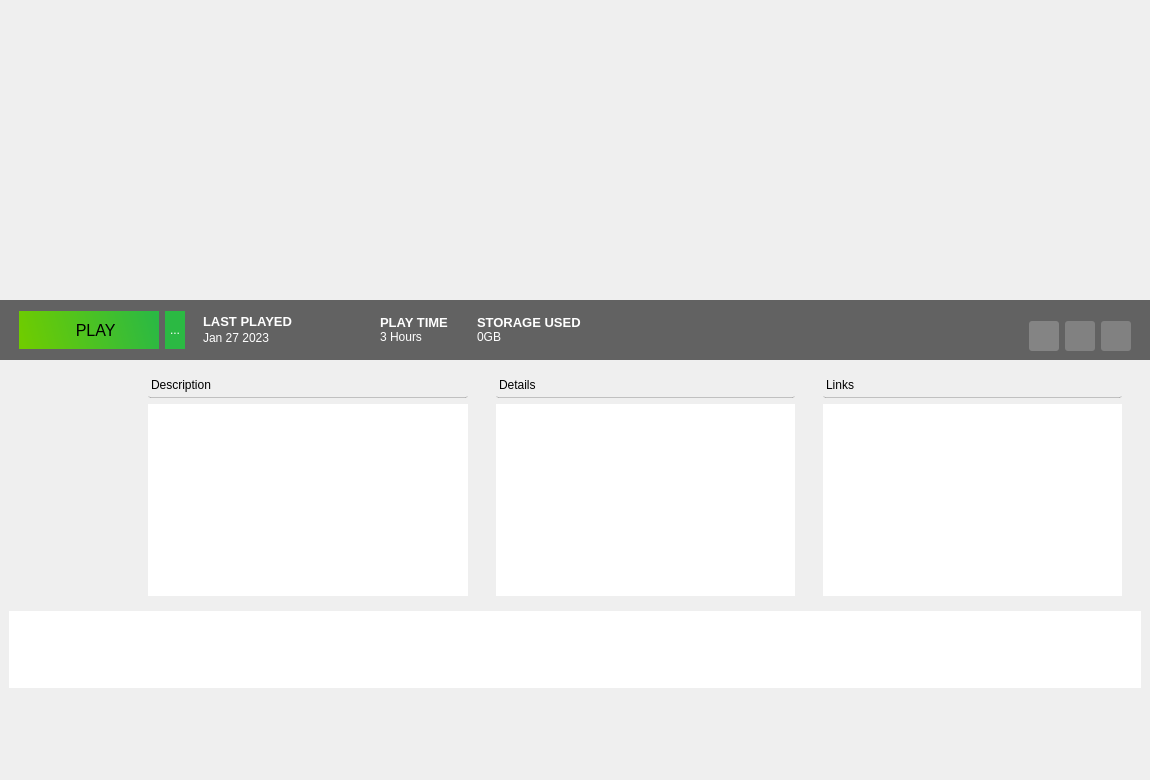
<?xml version="1.0" encoding="UTF-8"?>
<ui version="4.0">
 <class>GameWidget</class>
 <widget class="QWidget" name="GameWidget">
  <property name="geometry">
   <rect>
    <x>0</x>
    <y>0</y>
    <width>1150</width>
    <height>780</height>
   </rect>
  </property>
  <property name="windowTitle">
   <string>Form</string>
  </property>
  <layout class="QGridLayout" name="gridLayout_2">
   <property name="leftMargin">
    <number>0</number>
   </property>
   <property name="topMargin">
    <number>0</number>
   </property>
   <property name="rightMargin">
    <number>0</number>
   </property>
   <property name="bottomMargin">
    <number>0</number>
   </property>
   <property name="spacing">
    <number>0</number>
   </property>
   <item row="0" column="0">
    <widget class="QFrame" name="bannerFrame">
     <layout class="QGridLayout" name="gridLayout">
      <property name="sizeConstraint">
       <enum>QLayout::SetNoConstraint</enum>
      </property>
      <property name="leftMargin">
       <number>0</number>
      </property>
      <property name="topMargin">
       <number>0</number>
      </property>
      <property name="rightMargin">
       <number>0</number>
      </property>
      <property name="bottomMargin">
       <number>0</number>
      </property>
      <property name="spacing">
       <number>0</number>
      </property>
      <item row="0" column="0">
       <spacer name="horizontalSpacer_8">
        <property name="orientation">
         <enum>Qt::Horizontal</enum>
        </property>
        <property name="sizeHint" stdset="0">
         <size>
          <width>1118</width>
          <height>20</height>
         </size>
        </property>
       </spacer>
      </item>
      <item row="1" column="0" colspan="2">
       <widget class="QFrame" name="frame">
        <property name="minimumSize">
         <size>
          <width>0</width>
          <height>60</height>
         </size>
        </property>
        <property name="maximumSize">
         <size>
          <width>16777215</width>
          <height>100</height>
         </size>
        </property>
        <property name="styleSheet">
         <string notr="true">background-color:rgba(0, 0, 0, 150);
border:none;</string>
        </property>
        <property name="frameShape">
         <enum>QFrame::NoFrame</enum>
        </property>
        <property name="frameShadow">
         <enum>QFrame::Plain</enum>
        </property>
        <layout class="QGridLayout" name="gridLayout_6">
         <item row="0" column="3" rowspan="2">
          <spacer name="horizontalSpacer_22">
           <property name="orientation">
            <enum>Qt::Horizontal</enum>
           </property>
           <property name="sizeType">
            <enum>QSizePolicy::Fixed</enum>
           </property>
           <property name="sizeHint" stdset="0">
            <size>
             <width>10</width>
             <height>20</height>
            </size>
           </property>
          </spacer>
         </item>
         <item row="0" column="2" rowspan="2">
          <widget class="QToolButton" name="tbSelectVersion">
           <property name="minimumSize">
            <size>
             <width>20</width>
             <height>38</height>
            </size>
           </property>
           <property name="styleSheet">
            <string notr="true">background-color: rgba(43, 185, 67, 255);
border-radius:none;
color: rgb(255, 255, 255);</string>
           </property>
           <property name="text">
            <string>...</string>
           </property>
           <property name="icon">
            <iconset resource="../../../resources.qrc">
             <normaloff>:/images/assets/dropdownicon.svg</normaloff>:/images/assets/dropdownicon.svg</iconset>
           </property>
           <property name="iconSize">
            <size>
             <width>16</width>
             <height>12</height>
            </size>
           </property>
          </widget>
         </item>
         <item row="0" column="7" rowspan="2">
          <spacer name="horizontalSpacer_16">
           <property name="orientation">
            <enum>Qt::Horizontal</enum>
           </property>
           <property name="sizeType">
            <enum>QSizePolicy::Fixed</enum>
           </property>
           <property name="sizeHint" stdset="0">
            <size>
             <width>5</width>
             <height>20</height>
            </size>
           </property>
          </spacer>
         </item>
         <item row="0" column="9" rowspan="2">
          <spacer name="horizontalSpacer_7">
           <property name="orientation">
            <enum>Qt::Horizontal</enum>
           </property>
           <property name="sizeHint" stdset="0">
            <size>
             <width>392</width>
             <height>36</height>
            </size>
           </property>
          </spacer>
         </item>
         <item row="0" column="6" rowspan="2">
          <widget class="QWidget" name="Playtime" native="true">
           <property name="sizePolicy">
            <sizepolicy hsizetype="Fixed" vsizetype="Fixed">
             <horstretch>0</horstretch>
             <verstretch>0</verstretch>
            </sizepolicy>
           </property>
           <property name="minimumSize">
            <size>
             <width>100</width>
             <height>0</height>
            </size>
           </property>
           <property name="styleSheet">
            <string notr="true">background:none;</string>
           </property>
           <layout class="QGridLayout" name="gridLayout_3">
            <property name="leftMargin">
             <number>0</number>
            </property>
            <property name="topMargin">
             <number>0</number>
            </property>
            <property name="rightMargin">
             <number>0</number>
            </property>
            <property name="bottomMargin">
             <number>0</number>
            </property>
            <property name="spacing">
             <number>0</number>
            </property>
            <item row="1" column="0">
             <widget class="QLabel" name="lbTotalPlaytime">
              <property name="minimumSize">
               <size>
                <width>70</width>
                <height>0</height>
               </size>
              </property>
              <property name="styleSheet">
               <string notr="true">background-color:none;color: rgb(255, 255, 255);</string>
              </property>
              <property name="text">
               <string>3 Hours</string>
              </property>
             </widget>
            </item>
            <item row="0" column="0">
             <widget class="QLabel" name="label">
              <property name="sizePolicy">
               <sizepolicy hsizetype="Fixed" vsizetype="Fixed">
                <horstretch>0</horstretch>
                <verstretch>0</verstretch>
               </sizepolicy>
              </property>
              <property name="minimumSize">
               <size>
                <width>72</width>
                <height>0</height>
               </size>
              </property>
              <property name="font">
               <font>
                <pointsize>10</pointsize>
                <bold>true</bold>
               </font>
              </property>
              <property name="styleSheet">
               <string notr="true">color: rgb(255, 255, 255);</string>
              </property>
              <property name="text">
               <string>PLAY TIME</string>
              </property>
             </widget>
            </item>
           </layout>
          </widget>
         </item>
         <item row="0" column="14" rowspan="2">
          <spacer name="horizontalSpacer_17">
           <property name="orientation">
            <enum>Qt::Horizontal</enum>
           </property>
           <property name="sizeType">
            <enum>QSizePolicy::Fixed</enum>
           </property>
           <property name="sizeHint" stdset="0">
            <size>
             <width>10</width>
             <height>20</height>
            </size>
           </property>
          </spacer>
         </item>
         <item row="1" column="12">
          <widget class="QPushButton" name="btnInfo">
           <property name="minimumSize">
            <size>
             <width>30</width>
             <height>30</height>
            </size>
           </property>
           <property name="maximumSize">
            <size>
             <width>30</width>
             <height>30</height>
            </size>
           </property>
           <property name="styleSheet">
            <string notr="true">background: rgba( 255, 255, 255, 50 );
border-radius:3px;</string>
           </property>
           <property name="text">
            <string/>
           </property>
           <property name="icon">
            <iconset resource="../../../resources.qrc">
             <normaloff>:/images/assets/info.svg</normaloff>:/images/assets/info.svg</iconset>
           </property>
           <property name="iconSize">
            <size>
             <width>24</width>
             <height>24</height>
            </size>
           </property>
          </widget>
         </item>
         <item row="0" column="1" rowspan="2">
          <widget class="QToolButton" name="btnPlay">
           <property name="minimumSize">
            <size>
             <width>140</width>
             <height>38</height>
            </size>
           </property>
           <property name="font">
            <font>
             <pointsize>12</pointsize>
            </font>
           </property>
           <property name="layoutDirection">
            <enum>Qt::LeftToRight</enum>
           </property>
           <property name="styleSheet">
            <string notr="true">background-color: qlineargradient(spread:pad, x1:1, y1:0.46, x2:0, y2:0.539636, stop:0 rgba(43, 185, 67, 255), stop:1 rgba(111, 204, 0, 255));
border-radius:none;</string>
           </property>
           <property name="text">
            <string>   PLAY</string>
           </property>
           <property name="icon">
            <iconset resource="../../../resources.qrc">
             <normaloff>:/images/assets/play_normal.svg</normaloff>:/images/assets/play_normal.svg</iconset>
           </property>
           <property name="iconSize">
            <size>
             <width>75</width>
             <height>30</height>
            </size>
           </property>
           <property name="toolButtonStyle">
            <enum>Qt::ToolButtonIconOnly</enum>
           </property>
           <property name="autoRaise">
            <bool>false</bool>
           </property>
           <property name="arrowType">
            <enum>Qt::NoArrow</enum>
           </property>
          </widget>
         </item>
         <item row="0" column="5" rowspan="2">
          <spacer name="horizontalSpacer_14">
           <property name="orientation">
            <enum>Qt::Horizontal</enum>
           </property>
           <property name="sizeType">
            <enum>QSizePolicy::Fixed</enum>
           </property>
           <property name="sizeHint" stdset="0">
            <size>
             <width>5</width>
             <height>20</height>
            </size>
           </property>
          </spacer>
         </item>
         <item row="0" column="0" rowspan="2">
          <spacer name="horizontalSpacer_15">
           <property name="orientation">
            <enum>Qt::Horizontal</enum>
           </property>
           <property name="sizeType">
            <enum>QSizePolicy::Fixed</enum>
           </property>
           <property name="sizeHint" stdset="0">
            <size>
             <width>10</width>
             <height>20</height>
            </size>
           </property>
          </spacer>
         </item>
         <item row="0" column="4" rowspan="2">
          <widget class="QWidget" name="LastPlayed" native="true">
           <property name="sizePolicy">
            <sizepolicy hsizetype="Fixed" vsizetype="Fixed">
             <horstretch>0</horstretch>
             <verstretch>0</verstretch>
            </sizepolicy>
           </property>
           <property name="minimumSize">
            <size>
             <width>130</width>
             <height>0</height>
            </size>
           </property>
           <property name="styleSheet">
            <string notr="true">background:none;</string>
           </property>
           <layout class="QGridLayout" name="gridLayout_11">
            <property name="leftMargin">
             <number>2</number>
            </property>
            <property name="topMargin">
             <number>2</number>
            </property>
            <property name="rightMargin">
             <number>2</number>
            </property>
            <property name="bottomMargin">
             <number>2</number>
            </property>
            <property name="spacing">
             <number>2</number>
            </property>
            <item row="1" column="0">
             <widget class="QLabel" name="lbLastPlayed">
              <property name="minimumSize">
               <size>
                <width>150</width>
                <height>0</height>
               </size>
              </property>
              <property name="styleSheet">
               <string notr="true">background-color:none;color: rgb(255, 255, 255);</string>
              </property>
              <property name="text">
               <string>Jan 27 2023</string>
              </property>
             </widget>
            </item>
            <item row="0" column="0">
             <widget class="QLabel" name="label_16">
              <property name="sizePolicy">
               <sizepolicy hsizetype="Fixed" vsizetype="Fixed">
                <horstretch>0</horstretch>
                <verstretch>0</verstretch>
               </sizepolicy>
              </property>
              <property name="font">
               <font>
                <pointsize>10</pointsize>
                <bold>true</bold>
               </font>
              </property>
              <property name="styleSheet">
               <string notr="true">color: rgb(255, 255, 255);</string>
              </property>
              <property name="text">
               <string>LAST PLAYED</string>
              </property>
             </widget>
            </item>
           </layout>
          </widget>
         </item>
         <item row="0" column="8" rowspan="2">
          <widget class="QWidget" name="StorageUsed" native="true">
           <property name="sizePolicy">
            <sizepolicy hsizetype="Fixed" vsizetype="Fixed">
             <horstretch>0</horstretch>
             <verstretch>0</verstretch>
            </sizepolicy>
           </property>
           <property name="minimumSize">
            <size>
             <width>100</width>
             <height>0</height>
            </size>
           </property>
           <property name="styleSheet">
            <string notr="true">background:none;</string>
           </property>
           <layout class="QGridLayout" name="gridLayout_4">
            <property name="leftMargin">
             <number>0</number>
            </property>
            <property name="topMargin">
             <number>0</number>
            </property>
            <property name="rightMargin">
             <number>0</number>
            </property>
            <property name="bottomMargin">
             <number>0</number>
            </property>
            <property name="spacing">
             <number>0</number>
            </property>
            <item row="1" column="0">
             <widget class="QLabel" name="lbStorageUsed">
              <property name="minimumSize">
               <size>
                <width>90</width>
                <height>0</height>
               </size>
              </property>
              <property name="styleSheet">
               <string notr="true">background-color:none;color: rgb(255, 255, 255);</string>
              </property>
              <property name="text">
               <string>0GB</string>
              </property>
             </widget>
            </item>
            <item row="0" column="0">
             <widget class="QLabel" name="label_2">
              <property name="sizePolicy">
               <sizepolicy hsizetype="Fixed" vsizetype="Fixed">
                <horstretch>0</horstretch>
                <verstretch>0</verstretch>
               </sizepolicy>
              </property>
              <property name="minimumSize">
               <size>
                <width>100</width>
                <height>0</height>
               </size>
              </property>
              <property name="font">
               <font>
                <pointsize>10</pointsize>
                <bold>true</bold>
               </font>
              </property>
              <property name="styleSheet">
               <string notr="true">color: rgb(255, 255, 255);</string>
              </property>
              <property name="text">
               <string>STORAGE USED</string>
              </property>
             </widget>
            </item>
           </layout>
          </widget>
         </item>
         <item row="1" column="11">
          <widget class="QPushButton" name="btnManageRecord">
           <property name="minimumSize">
            <size>
             <width>30</width>
             <height>30</height>
            </size>
           </property>
           <property name="maximumSize">
            <size>
             <width>30</width>
             <height>30</height>
            </size>
           </property>
           <property name="styleSheet">
            <string notr="true">background: rgba( 255, 255, 255, 55);
             border-radius:3px;
            </string>
           </property>
           <property name="text">
            <string/>
           </property>
           <property name="icon">
            <iconset resource="../../../resources.qrc">
             <normaloff>:/images/assets/settings.svg</normaloff>:/images/assets/settings.svg</iconset>
           </property>
           <property name="iconSize">
            <size>
             <width>20</width>
             <height>20</height>
            </size>
           </property>
          </widget>
         </item>
         <item row="1" column="13">
          <widget class="QPushButton" name="btnFavorite">
           <property name="minimumSize">
            <size>
             <width>30</width>
             <height>30</height>
            </size>
           </property>
           <property name="maximumSize">
            <size>
             <width>30</width>
             <height>30</height>
            </size>
           </property>
           <property name="styleSheet">
            <string notr="true">background: rgba( 255, 255, 255, 50 );
             border-radius:3px;
            </string>
           </property>
           <property name="text">
            <string/>
           </property>
           <property name="icon">
            <iconset resource="../../../resources.qrc">
             <normaloff>:/images/assets/rating_icon.svg</normaloff>:/images/assets/rating_icon.svg</iconset>
           </property>
          </widget>
         </item>
        </layout>
       </widget>
      </item>
      <item row="0" column="1">
       <spacer name="verticalSpacer_4">
        <property name="orientation">
         <enum>Qt::Vertical</enum>
        </property>
        <property name="sizeType">
         <enum>QSizePolicy::Fixed</enum>
        </property>
        <property name="sizeHint" stdset="0">
         <size>
          <width>20</width>
          <height>300</height>
         </size>
        </property>
       </spacer>
      </item>
      <item row="3" column="0">
       <widget class="QWidget" name="widget" native="true"/>
      </item>
      <item row="2" column="0" colspan="2">
       <widget class="QFrame" name="bannerDetailFrame">
        <property name="sizePolicy">
         <sizepolicy hsizetype="Expanding" vsizetype="Expanding">
          <horstretch>0</horstretch>
          <verstretch>0</verstretch>
         </sizepolicy>
        </property>
        <property name="styleSheet">
         <string notr="true"/>
        </property>
        <layout class="QGridLayout" name="gridLayout_12">
         <item row="0" column="0" colspan="2">
          <widget class="QWidget" name="InfoPanel" native="true">
           <property name="sizePolicy">
            <sizepolicy hsizetype="MinimumExpanding" vsizetype="MinimumExpanding">
             <horstretch>0</horstretch>
             <verstretch>0</verstretch>
            </sizepolicy>
           </property>
           <property name="styleSheet">
            <string notr="true">border-radius: 2px;</string>
           </property>
           <layout class="QGridLayout" name="gridLayout_8">
            <property name="leftMargin">
             <number>0</number>
            </property>
            <property name="topMargin">
             <number>0</number>
            </property>
            <property name="rightMargin">
             <number>0</number>
            </property>
            <property name="bottomMargin">
             <number>0</number>
            </property>
            <property name="spacing">
             <number>0</number>
            </property>
            <item row="0" column="0">
             <layout class="QGridLayout" name="detailView">
              <item row="4" column="7">
               <widget class="QWidget" name="Links" native="true">
                <property name="minimumSize">
                 <size>
                  <width>0</width>
                  <height>100</height>
                 </size>
                </property>
                <property name="styleSheet">
                 <string notr="true"/>
                </property>
                <layout class="QGridLayout" name="gridLayout_13">
                 <item row="0" column="0">
                  <widget class="QLabel" name="label_5">
                   <property name="styleSheet">
                    <string notr="true">background:none;
border-style: outset;
border-width: 1px;
border-color: rgba(120, 120, 120, 100);
border-top:none;
border-right: none;
border-left:none;
padding-bottom:5px;</string>
                   </property>
                   <property name="text">
                    <string>Links</string>
                   </property>
                  </widget>
                 </item>
                 <item row="1" column="0">
                  <widget class="QTextEdit" name="teLinks">
                   <property name="styleSheet">
                    <string notr="true"/>
                   </property>
                   <property name="readOnly">
                    <bool>true</bool>
                   </property>
                  </widget>
                 </item>
                </layout>
               </widget>
              </item>
              <item row="4" column="4">
               <spacer name="horizontalSpacer_18">
                <property name="orientation">
                 <enum>Qt::Horizontal</enum>
                </property>
                <property name="sizeType">
                 <enum>QSizePolicy::Fixed</enum>
                </property>
                <property name="sizeHint" stdset="0">
                 <size>
                  <width>10</width>
                  <height>20</height>
                 </size>
                </property>
               </spacer>
              </item>
              <item row="4" column="5">
               <widget class="QWidget" name="Info" native="true">
                <property name="minimumSize">
                 <size>
                  <width>0</width>
                  <height>100</height>
                 </size>
                </property>
                <property name="styleSheet">
                 <string notr="true"/>
                </property>
                <layout class="QGridLayout" name="gridLayout_9">
                 <property name="leftMargin">
                  <number>9</number>
                 </property>
                 <property name="topMargin">
                  <number>9</number>
                 </property>
                 <property name="rightMargin">
                  <number>9</number>
                 </property>
                 <property name="bottomMargin">
                  <number>9</number>
                 </property>
                 <property name="spacing">
                  <number>6</number>
                 </property>
                 <item row="0" column="0">
                  <widget class="QLabel" name="label_10">
                   <property name="styleSheet">
                    <string notr="true">background:none;
border-style: outset;
border-width: 1px;
border-color: rgba(120, 120, 120, 100);
border-top:none;
border-right: none;
border-left:none;
padding-bottom:5px;
</string>
                   </property>
                   <property name="text">
                    <string>Details</string>
                   </property>
                  </widget>
                 </item>
                 <item row="1" column="0">
                  <widget class="QTextEdit" name="teDetails">
                   <property name="styleSheet">
                    <string notr="true"/>
                   </property>
                   <property name="readOnly">
                    <bool>true</bool>
                   </property>
                  </widget>
                 </item>
                </layout>
               </widget>
              </item>
              <item row="4" column="0">
               <spacer name="horizontalSpacer_20">
                <property name="orientation">
                 <enum>Qt::Horizontal</enum>
                </property>
                <property name="sizeType">
                 <enum>QSizePolicy::Fixed</enum>
                </property>
                <property name="sizeHint" stdset="0">
                 <size>
                  <width>10</width>
                  <height>20</height>
                 </size>
                </property>
               </spacer>
              </item>
              <item row="4" column="8">
               <spacer name="horizontalSpacer_3">
                <property name="orientation">
                 <enum>Qt::Horizontal</enum>
                </property>
                <property name="sizeType">
                 <enum>QSizePolicy::Fixed</enum>
                </property>
                <property name="sizeHint" stdset="0">
                 <size>
                  <width>10</width>
                  <height>20</height>
                 </size>
                </property>
               </spacer>
              </item>
              <item row="4" column="3">
               <widget class="QWidget" name="Description" native="true">
                <property name="sizePolicy">
                 <sizepolicy hsizetype="Preferred" vsizetype="MinimumExpanding">
                  <horstretch>0</horstretch>
                  <verstretch>0</verstretch>
                 </sizepolicy>
                </property>
                <property name="minimumSize">
                 <size>
                  <width>0</width>
                  <height>100</height>
                 </size>
                </property>
                <property name="styleSheet">
                 <string notr="true"/>
                </property>
                <layout class="QGridLayout" name="gridLayout_10">
                 <item row="0" column="0">
                  <widget class="QLabel" name="label_3">
                   <property name="font">
                    <font>
                     <underline>false</underline>
                    </font>
                   </property>
                   <property name="styleSheet">
                    <string notr="true">background:none;
border-style: outset;
border-width: 1px;
border-color: rgba(120, 120, 120, 100);
border-top:none;
border-right: none;
border-left:none;
padding-bottom:5px;</string>
                   </property>
                   <property name="text">
                    <string>Description</string>
                   </property>
                  </widget>
                 </item>
                 <item row="1" column="0">
                  <widget class="QTextEdit" name="teDescription">
                   <property name="enabled">
                    <bool>true</bool>
                   </property>
                   <property name="sizePolicy">
                    <sizepolicy hsizetype="MinimumExpanding" vsizetype="MinimumExpanding">
                     <horstretch>0</horstretch>
                     <verstretch>0</verstretch>
                    </sizepolicy>
                   </property>
                   <property name="minimumSize">
                    <size>
                     <width>320</width>
                     <height>0</height>
                    </size>
                   </property>
                   <property name="styleSheet">
                    <string notr="true"/>
                   </property>
                   <property name="frameShape">
                    <enum>QFrame::NoFrame</enum>
                   </property>
                   <property name="frameShadow">
                    <enum>QFrame::Plain</enum>
                   </property>
                   <property name="sizeAdjustPolicy">
                    <enum>QAbstractScrollArea::AdjustToContents</enum>
                   </property>
                   <property name="readOnly">
                    <bool>true</bool>
                   </property>
                  </widget>
                 </item>
                </layout>
               </widget>
              </item>
              <item row="4" column="1">
               <widget class="QWidget" name="coverWidget" native="true">
                <property name="sizePolicy">
                 <sizepolicy hsizetype="Fixed" vsizetype="Fixed">
                  <horstretch>0</horstretch>
                  <verstretch>0</verstretch>
                 </sizepolicy>
                </property>
                <property name="minimumSize">
                 <size>
                  <width>110</width>
                  <height>160</height>
                 </size>
                </property>
                <property name="maximumSize">
                 <size>
                  <width>110</width>
                  <height>160</height>
                 </size>
                </property>
                <property name="styleSheet">
                 <string notr="true">background:transparent;</string>
                </property>
                <layout class="QGridLayout" name="gridLayout_7">
                 <property name="leftMargin">
                  <number>0</number>
                 </property>
                 <property name="topMargin">
                  <number>0</number>
                 </property>
                 <property name="rightMargin">
                  <number>0</number>
                 </property>
                 <property name="bottomMargin">
                  <number>0</number>
                 </property>
                 <property name="spacing">
                  <number>0</number>
                 </property>
                 <item row="1" column="0">
                  <widget class="QLabel" name="coverImage">
                   <property name="sizePolicy">
                    <sizepolicy hsizetype="Preferred" vsizetype="Preferred">
                     <horstretch>100</horstretch>
                     <verstretch>150</verstretch>
                    </sizepolicy>
                   </property>
                   <property name="minimumSize">
                    <size>
                     <width>100</width>
                     <height>150</height>
                    </size>
                   </property>
                   <property name="styleSheet">
                    <string notr="true">background:transparent;</string>
                   </property>
                   <property name="text">
                    <string/>
                   </property>
                  </widget>
                 </item>
                </layout>
               </widget>
              </item>
              <item row="4" column="2">
               <spacer name="horizontalSpacer_21">
                <property name="orientation">
                 <enum>Qt::Horizontal</enum>
                </property>
                <property name="sizeType">
                 <enum>QSizePolicy::Fixed</enum>
                </property>
                <property name="sizeHint" stdset="0">
                 <size>
                  <width>10</width>
                  <height>20</height>
                 </size>
                </property>
               </spacer>
              </item>
              <item row="4" column="6">
               <spacer name="horizontalSpacer_2">
                <property name="orientation">
                 <enum>Qt::Horizontal</enum>
                </property>
                <property name="sizeType">
                 <enum>QSizePolicy::Fixed</enum>
                </property>
                <property name="sizeHint" stdset="0">
                 <size>
                  <width>10</width>
                  <height>20</height>
                 </size>
                </property>
               </spacer>
              </item>
             </layout>
            </item>
           </layout>
          </widget>
         </item>
         <item row="4" column="0">
          <widget class="QWidget" name="SpaceWidget" native="true"/>
         </item>
         <item row="2" column="0" colspan="2">
          <widget class="QListView" name="previewList">
           <property name="styleSheet">
            <string notr="true">border-radius: 2px;</string>
           </property>
           <property name="sizeAdjustPolicy">
            <enum>QAbstractScrollArea::AdjustToContents</enum>
           </property>
           <property name="flow">
            <enum>QListView::LeftToRight</enum>
           </property>
           <property name="isWrapping" stdset="0">
            <bool>true</bool>
           </property>
           <property name="resizeMode">
            <enum>QListView::Adjust</enum>
           </property>
           <property name="spacing">
            <number>5</number>
           </property>
           <property name="viewMode">
            <enum>QListView::ListMode</enum>
           </property>
           <property name="uniformItemSizes">
            <bool>true</bool>
           </property>
           <property name="itemAlignment">
            <set>Qt::AlignCenter</set>
           </property>
          </widget>
         </item>
         <item row="3" column="0">
          <spacer name="verticalSpacer">
           <property name="orientation">
            <enum>Qt::Vertical</enum>
           </property>
           <property name="sizeType">
            <enum>QSizePolicy::MinimumExpanding</enum>
           </property>
           <property name="sizeHint" stdset="0">
            <size>
             <width>20</width>
             <height>40</height>
            </size>
           </property>
          </spacer>
         </item>
        </layout>
       </widget>
      </item>
     </layout>
    </widget>
   </item>
  </layout>
 </widget>
 <resources>
  <include location="../../../resources.qrc"/>
 </resources>
 <connections/>
</ui>
